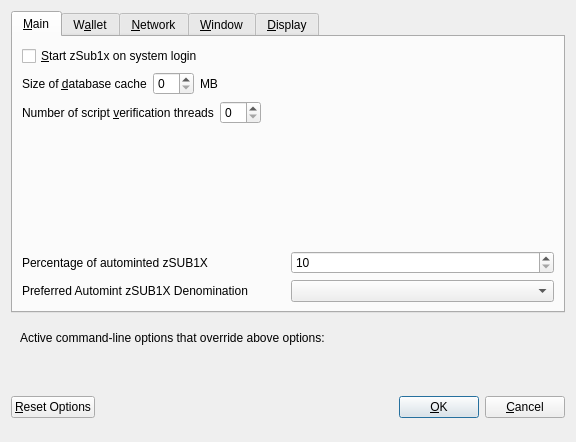
<?xml version="1.0" encoding="UTF-8"?>
<ui version="4.0">
 <class>OptionsDialog</class>
 <widget class="QDialog" name="OptionsDialog">
  <property name="geometry">
   <rect>
    <x>0</x>
    <y>0</y>
    <width>576</width>
    <height>442</height>
   </rect>
  </property>
  <property name="windowTitle">
   <string>Options</string>
  </property>
  <property name="modal">
   <bool>true</bool>
  </property>
  <layout class="QVBoxLayout" name="verticalLayout">
   <item>
    <widget class="QTabWidget" name="tabWidget">
     <property name="currentIndex">
      <number>0</number>
     </property>
     <widget class="QWidget" name="tabMain">
      <attribute name="title">
       <string>&amp;Main</string>
      </attribute>
      <layout class="QVBoxLayout" name="verticalLayout_Main">
       <item>
        <widget class="QCheckBox" name="bitcoinAtStartup">
         <property name="toolTip">
          <string>Automatically start zSub1x after logging in to the system.</string>
         </property>
         <property name="text">
          <string>&amp;Start zSub1x on system login</string>
         </property>
        </widget>
       </item>
       <item>
        <layout class="QHBoxLayout" name="horizontalLayout_2_Main">
         <item>
          <widget class="QLabel" name="databaseCacheLabel">
           <property name="text">
            <string>Size of &amp;database cache</string>
           </property>
           <property name="textFormat">
            <enum>Qt::PlainText</enum>
           </property>
           <property name="buddy">
            <cstring>databaseCache</cstring>
           </property>
          </widget>
         </item>
         <item>
          <widget class="QSpinBox" name="databaseCache"/>
         </item>
         <item>
          <widget class="QLabel" name="databaseCacheUnitLabel">
           <property name="text">
            <string>MB</string>
           </property>
           <property name="textFormat">
            <enum>Qt::PlainText</enum>
           </property>
          </widget>
         </item>
         <item>
          <spacer name="horizontalSpacer_2_Main">
           <property name="orientation">
            <enum>Qt::Horizontal</enum>
           </property>
           <property name="sizeHint" stdset="0">
            <size>
             <width>40</width>
             <height>20</height>
            </size>
           </property>
          </spacer>
         </item>
        </layout>
       </item>
       <item>
        <layout class="QHBoxLayout" name="horizontalLayout_3_Main">
         <item>
          <widget class="QLabel" name="threadsScriptVerifLabel">
           <property name="text">
            <string>Number of script &amp;verification threads</string>
           </property>
           <property name="textFormat">
            <enum>Qt::PlainText</enum>
           </property>
           <property name="buddy">
            <cstring>threadsScriptVerif</cstring>
           </property>
          </widget>
         </item>
         <item>
          <widget class="QSpinBox" name="threadsScriptVerif">
           <property name="toolTip">
            <string>(0 = auto, &lt;0 = leave that many cores free)</string>
           </property>
          </widget>
         </item>
         <item>
          <spacer name="horizontalSpacer_3_Main">
           <property name="orientation">
            <enum>Qt::Horizontal</enum>
           </property>
           <property name="sizeHint" stdset="0">
            <size>
             <width>40</width>
             <height>20</height>
            </size>
           </property>
          </spacer>
         </item>
        </layout>
       </item>
       <item>
        <spacer name="verticalSpacer_2">
         <property name="orientation">
          <enum>Qt::Vertical</enum>
         </property>
         <property name="sizeHint" stdset="0">
          <size>
           <width>20</width>
           <height>40</height>
          </size>
         </property>
        </spacer>
       </item>
       <item>
        <layout class="QHBoxLayout" name="horizontalLayout_3">
         <item>
          <widget class="QLabel" name="percentage_label">
           <property name="toolTip">
            <string>Percentage of incoming SUB1X which get automatically converted to zSUB1X via Zerocoin Protocol (min: 10%)</string>
           </property>
           <property name="text">
            <string>Percentage of autominted zSUB1X</string>
           </property>
          </widget>
         </item>
         <item>
          <widget class="QSpinBox" name="zeromintPercentage">
           <property name="minimum">
            <number>10</number>
           </property>
           <property name="maximum">
            <number>100</number>
           </property>
          </widget>
         </item>
        </layout>
       </item>
       <item>
        <layout class="QHBoxLayout" name="horizontalLayout" stretch="0,0">
         <property name="sizeConstraint">
          <enum>QLayout::SetFixedSize</enum>
         </property>
         <item>
          <widget class="QLabel" name="labelPreferredDenom">
           <property name="maximumSize">
            <size>
             <width>16777215</width>
             <height>16777215</height>
            </size>
           </property>
           <property name="toolTip">
            <string>Wait with automatic conversion to Zerocoin until enough SUB1X for this denomination is available</string>
           </property>
           <property name="text">
            <string>Preferred Automint zSUB1X Denomination</string>
           </property>
          </widget>
         </item>
         <item>
          <widget class="QComboBox" name="preferredDenom">
           <property name="maximumSize">
            <size>
             <width>16777215</width>
             <height>27</height>
            </size>
           </property>
           <property name="toolTip">
            <string>Wait with automatic conversion to Zerocoin until enough SUB1X for this denomination is available</string>
           </property>
           <property name="maxVisibleItems">
            <number>9</number>
           </property>
           <property name="maxCount">
            <number>9</number>
           </property>
          </widget>
         </item>
        </layout>
       </item>
      </layout>
     </widget>
     <widget class="QWidget" name="tabWallet">
      <attribute name="title">
       <string>W&amp;allet</string>
      </attribute>
      <layout class="QVBoxLayout" name="verticalLayout_Wallet">
       <item>
        <widget class="QGroupBox" name="groupBox">
         <property name="title">
          <string>Expert</string>
         </property>
         <layout class="QVBoxLayout" name="verticalLayout_2">
          <item>
           <widget class="QCheckBox" name="coinControlFeatures">
            <property name="toolTip">
             <string>Whether to show coin control features or not.</string>
            </property>
            <property name="text">
             <string>Enable coin &amp;control features</string>
            </property>
           </widget>
          </item>
          <item>
           <widget class="QCheckBox" name="showMasternodesTab">
            <property name="toolTip">
             <string>Show additional tab listing all your masternodes in first sub-tab&lt;br/&gt;and all masternodes on the network in second sub-tab.</string>
            </property>
            <property name="text">
             <string>Show Masternodes Tab</string>
            </property>
           </widget>
          </item>
          <item>
           <widget class="QCheckBox" name="spendZeroConfChange">
            <property name="toolTip">
             <string>If you disable the spending of unconfirmed change, the change from a transaction&lt;br/&gt;cannot be used until that transaction has at least one confirmation.&lt;br/&gt;This also affects how your balance is computed.</string>
            </property>
            <property name="text">
             <string>&amp;Spend unconfirmed change</string>
            </property>
           </widget>
          </item>
         </layout>
        </widget>
       </item>
       <item>
        <spacer name="verticalSpacer_Wallet">
         <property name="orientation">
          <enum>Qt::Vertical</enum>
         </property>
         <property name="sizeHint" stdset="0">
          <size>
           <width>20</width>
           <height>40</height>
          </size>
         </property>
        </spacer>
       </item>
      </layout>
     </widget>
     <widget class="QWidget" name="tabNetwork">
      <attribute name="title">
       <string>&amp;Network</string>
      </attribute>
      <layout class="QVBoxLayout" name="verticalLayout_Network">
       <item>
        <widget class="QCheckBox" name="mapPortUpnp">
         <property name="toolTip">
          <string>Automatically open the zSub1x client port on the router. This only works when your router supports UPnP and it is enabled.</string>
         </property>
         <property name="text">
          <string>Map port using &amp;UPnP</string>
         </property>
        </widget>
       </item>
       <item>
        <widget class="QCheckBox" name="allowIncoming">
         <property name="toolTip">
          <string>Accept connections from outside</string>
         </property>
         <property name="text">
          <string>Allow incoming connections</string>
         </property>
        </widget>
       </item>
       <item>
        <widget class="QCheckBox" name="connectSocks">
         <property name="toolTip">
          <string>Connect to the zSub1x network through a SOCKS5 proxy.</string>
         </property>
         <property name="text">
          <string>&amp;Connect through SOCKS5 proxy (default proxy):</string>
         </property>
        </widget>
       </item>
       <item>
        <layout class="QHBoxLayout" name="horizontalLayout_1_Network">
         <item>
          <widget class="QLabel" name="proxyIpLabel">
           <property name="text">
            <string>Proxy &amp;IP:</string>
           </property>
           <property name="textFormat">
            <enum>Qt::PlainText</enum>
           </property>
           <property name="buddy">
            <cstring>proxyIp</cstring>
           </property>
          </widget>
         </item>
         <item>
          <widget class="QValidatedLineEdit" name="proxyIp">
           <property name="minimumSize">
            <size>
             <width>140</width>
             <height>0</height>
            </size>
           </property>
           <property name="maximumSize">
            <size>
             <width>140</width>
             <height>16777215</height>
            </size>
           </property>
           <property name="toolTip">
            <string>IP address of the proxy (e.g. IPv4: 127.0.0.1 / IPv6: ::1)</string>
           </property>
          </widget>
         </item>
         <item>
          <widget class="QLabel" name="proxyPortLabel">
           <property name="text">
            <string>&amp;Port:</string>
           </property>
           <property name="textFormat">
            <enum>Qt::PlainText</enum>
           </property>
           <property name="buddy">
            <cstring>proxyPort</cstring>
           </property>
          </widget>
         </item>
         <item>
          <widget class="QLineEdit" name="proxyPort">
           <property name="minimumSize">
            <size>
             <width>55</width>
             <height>0</height>
            </size>
           </property>
           <property name="maximumSize">
            <size>
             <width>55</width>
             <height>16777215</height>
            </size>
           </property>
           <property name="toolTip">
            <string>Port of the proxy (e.g. 9050)</string>
           </property>
          </widget>
         </item>
         <item>
          <spacer name="horizontalSpacer_1_Network">
           <property name="orientation">
            <enum>Qt::Horizontal</enum>
           </property>
           <property name="sizeHint" stdset="0">
            <size>
             <width>40</width>
             <height>20</height>
            </size>
           </property>
          </spacer>
         </item>
        </layout>
       </item>
       <item>
        <spacer name="verticalSpacer_Network">
         <property name="orientation">
          <enum>Qt::Vertical</enum>
         </property>
         <property name="sizeHint" stdset="0">
          <size>
           <width>20</width>
           <height>40</height>
          </size>
         </property>
        </spacer>
       </item>
      </layout>
     </widget>
     <widget class="QWidget" name="tabWindow">
      <attribute name="title">
       <string>&amp;Window</string>
      </attribute>
      <layout class="QVBoxLayout" name="verticalLayout_Window">
       <item>
        <widget class="QCheckBox" name="minimizeToTray">
         <property name="toolTip">
          <string>Show only a tray icon after minimizing the window.</string>
         </property>
         <property name="text">
          <string>&amp;Minimize to the tray instead of the taskbar</string>
         </property>
        </widget>
       </item>
       <item>
        <widget class="QCheckBox" name="minimizeOnClose">
         <property name="toolTip">
          <string>Minimize instead of exit the application when the window is closed. When this option is enabled, the application will be closed only after selecting Quit in the menu.</string>
         </property>
         <property name="text">
          <string>M&amp;inimize on close</string>
         </property>
        </widget>
       </item>
       <item>
        <spacer name="verticalSpacer_Window">
         <property name="orientation">
          <enum>Qt::Vertical</enum>
         </property>
         <property name="sizeHint" stdset="0">
          <size>
           <width>20</width>
           <height>40</height>
          </size>
         </property>
        </spacer>
       </item>
      </layout>
     </widget>
     <widget class="QWidget" name="tabDisplay">
      <attribute name="title">
       <string>&amp;Display</string>
      </attribute>
      <layout class="QVBoxLayout" name="verticalLayout_Display">
       <item>
        <layout class="QHBoxLayout" name="horizontalLayout_1_Display">
         <item>
          <widget class="QLabel" name="langLabel">
           <property name="text">
            <string>User Interface &amp;language:</string>
           </property>
           <property name="textFormat">
            <enum>Qt::PlainText</enum>
           </property>
           <property name="buddy">
            <cstring>lang</cstring>
           </property>
          </widget>
         </item>
         <item>
          <widget class="QValueComboBox" name="lang">
           <property name="toolTip">
            <string>The user interface language can be set here. This setting will take effect after restarting zSub1x.</string>
           </property>
          </widget>
         </item>
        </layout>
       </item>
       <item>
        <widget class="QLabel" name="label_3">
         <property name="toolTip">
          <string notr="true"/>
         </property>
         <property name="statusTip">
          <string notr="true"/>
         </property>
         <property name="whatsThis">
          <string notr="true"/>
         </property>
         <property name="accessibleName">
          <string notr="true"/>
         </property>
         <property name="text">
          <string>Language missing or translation incomplete? Help contributing translations here:
https://www.transifex.com/zsub1x-project/zsub1x-project-translations</string>
         </property>
         <property name="wordWrap">
          <bool>true</bool>
         </property>
         <property name="openExternalLinks">
          <bool>true</bool>
         </property>
         <property name="textInteractionFlags">
          <set>Qt::TextBrowserInteraction</set>
         </property>
        </widget>
       </item>
       <item>
        <layout class="QHBoxLayout" name="horizontalLayout_4_Display" stretch="0,0">
         <item>
          <widget class="QLabel" name="themeLabel">
           <property name="text">
            <string>User Interface Theme:</string>
           </property>
          </widget>
         </item>
         <item>
          <widget class="QValueComboBox" name="theme"/>
         </item>
        </layout>
       </item>
       <item>
        <widget class="Line" name="line">
         <property name="orientation">
          <enum>Qt::Horizontal</enum>
         </property>
        </widget>
       </item>
       <item>
        <layout class="QHBoxLayout" name="horizontalLayout_2_Display">
         <item>
          <widget class="QLabel" name="unitLabel">
           <property name="text">
            <string>&amp;Unit to show amounts in:</string>
           </property>
           <property name="textFormat">
            <enum>Qt::PlainText</enum>
           </property>
           <property name="buddy">
            <cstring>unit</cstring>
           </property>
          </widget>
         </item>
         <item>
          <widget class="QValueComboBox" name="unit">
           <property name="toolTip">
            <string>Choose the default subdivision unit to show in the interface and when sending coins.</string>
           </property>
          </widget>
         </item>
        </layout>
       </item>
       <item>
        <layout class="QHBoxLayout" name="horizontalLayout_5_Display">
         <item>
          <widget class="QLabel" name="digitsLabel">
           <property name="text">
            <string>Decimal digits</string>
           </property>
          </widget>
         </item>
         <item>
          <widget class="QValueComboBox" name="digits"/>
         </item>
        </layout>
       </item>
       <item>
        <layout class="QHBoxLayout" name="horizontalLayout_3_Display">
         <item>
          <widget class="QLabel" name="thirdPartyTxUrlsLabel">
           <property name="toolTip">
            <string>Third party URLs (e.g. a block explorer) that appear in the transactions tab as context menu items. %s in the URL is replaced by transaction hash. Multiple URLs are separated by vertical bar |.</string>
           </property>
           <property name="text">
            <string>Third party transaction URLs</string>
           </property>
           <property name="buddy">
            <cstring>thirdPartyTxUrls</cstring>
           </property>
          </widget>
         </item>
         <item>
          <widget class="QLineEdit" name="thirdPartyTxUrls">
           <property name="toolTip">
            <string>Third party URLs (e.g. a block explorer) that appear in the transactions tab as context menu items. %s in the URL is replaced by transaction hash. Multiple URLs are separated by vertical bar |.</string>
           </property>
          </widget>
         </item>
        </layout>
       </item>
       <item>
        <spacer name="verticalSpacer">
         <property name="orientation">
          <enum>Qt::Vertical</enum>
         </property>
         <property name="sizeHint" stdset="0">
          <size>
           <width>20</width>
           <height>40</height>
          </size>
         </property>
        </spacer>
       </item>
      </layout>
     </widget>
    </widget>
   </item>
   <item>
    <widget class="QFrame" name="frame">
     <layout class="QVBoxLayout" name="verticalLayout_Bottom">
      <item>
       <layout class="QHBoxLayout" name="horizontalLayout_Bottom">
        <item>
         <widget class="QLabel" name="overriddenByCommandLineInfoLabel">
          <property name="text">
           <string>Active command-line options that override above options:</string>
          </property>
          <property name="textFormat">
           <enum>Qt::PlainText</enum>
          </property>
         </widget>
        </item>
        <item>
         <spacer name="horizontalSpacer_Bottom">
          <property name="orientation">
           <enum>Qt::Horizontal</enum>
          </property>
          <property name="sizeHint" stdset="0">
           <size>
            <width>40</width>
            <height>20</height>
           </size>
          </property>
         </spacer>
        </item>
       </layout>
      </item>
      <item>
       <widget class="QLabel" name="overriddenByCommandLineLabel">
        <property name="text">
         <string/>
        </property>
        <property name="textFormat">
         <enum>Qt::PlainText</enum>
        </property>
        <property name="wordWrap">
         <bool>true</bool>
        </property>
       </widget>
      </item>
     </layout>
    </widget>
   </item>
   <item>
    <layout class="QHBoxLayout" name="horizontalLayout_Buttons">
     <item>
      <widget class="QPushButton" name="resetButton">
       <property name="toolTip">
        <string>Reset all client options to default.</string>
       </property>
       <property name="text">
        <string>&amp;Reset Options</string>
       </property>
       <property name="autoDefault">
        <bool>false</bool>
       </property>
      </widget>
     </item>
     <item>
      <spacer name="horizontalSpacer_1">
       <property name="orientation">
        <enum>Qt::Horizontal</enum>
       </property>
       <property name="sizeHint" stdset="0">
        <size>
         <width>40</width>
         <height>48</height>
        </size>
       </property>
      </spacer>
     </item>
     <item>
      <widget class="QLabel" name="statusLabel">
       <property name="minimumSize">
        <size>
         <width>200</width>
         <height>0</height>
        </size>
       </property>
       <property name="font">
        <font>
         <weight>75</weight>
         <bold>true</bold>
        </font>
       </property>
       <property name="text">
        <string/>
       </property>
       <property name="textFormat">
        <enum>Qt::PlainText</enum>
       </property>
       <property name="wordWrap">
        <bool>true</bool>
       </property>
      </widget>
     </item>
     <item>
      <spacer name="horizontalSpacer_2">
       <property name="orientation">
        <enum>Qt::Horizontal</enum>
       </property>
       <property name="sizeHint" stdset="0">
        <size>
         <width>40</width>
         <height>48</height>
        </size>
       </property>
      </spacer>
     </item>
     <item>
      <widget class="QPushButton" name="okButton">
       <property name="text">
        <string>&amp;OK</string>
       </property>
       <property name="autoDefault">
        <bool>false</bool>
       </property>
       <property name="default">
        <bool>true</bool>
       </property>
      </widget>
     </item>
     <item>
      <widget class="QPushButton" name="cancelButton">
       <property name="text">
        <string>&amp;Cancel</string>
       </property>
       <property name="autoDefault">
        <bool>false</bool>
       </property>
      </widget>
     </item>
    </layout>
   </item>
  </layout>
 </widget>
 <customwidgets>
  <customwidget>
   <class>QValidatedLineEdit</class>
   <extends>QLineEdit</extends>
   <header>qvalidatedlineedit.h</header>
  </customwidget>
  <customwidget>
   <class>QValueComboBox</class>
   <extends>QComboBox</extends>
   <header>qvaluecombobox.h</header>
  </customwidget>
 </customwidgets>
 <resources/>
 <connections/>
</ui>
